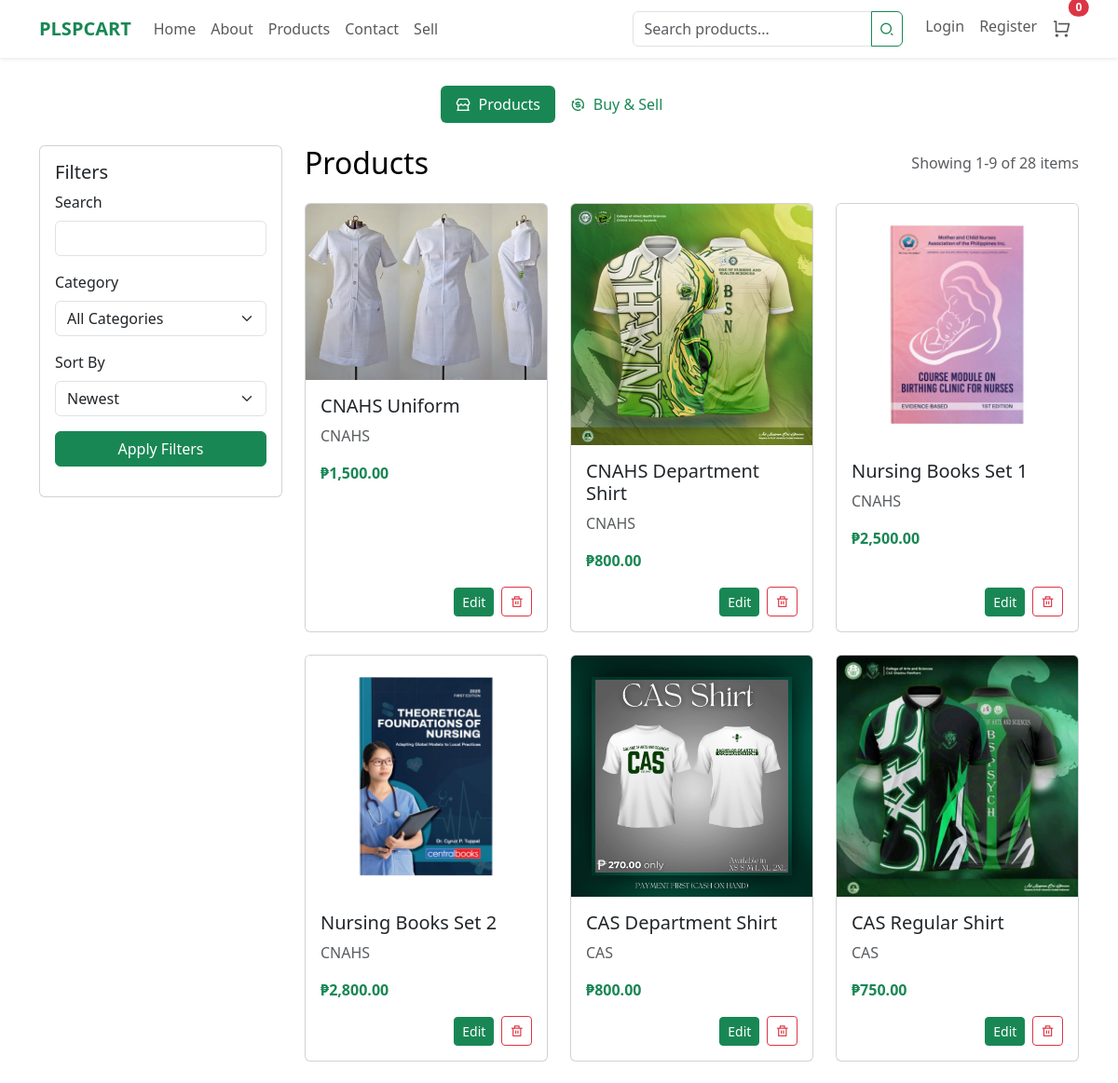
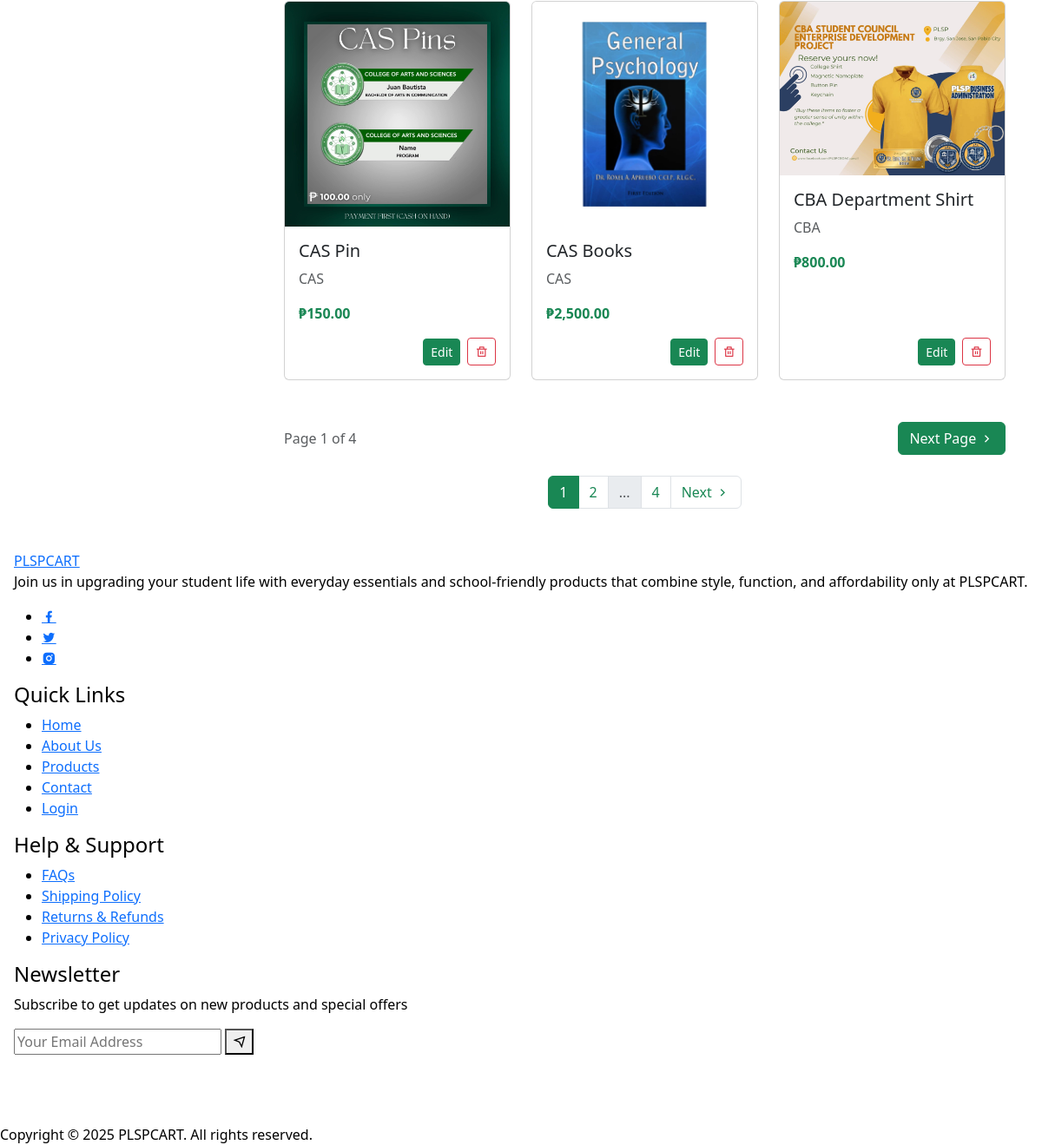
Screenshot of /admin/edit_product.php with the database file from the repository (2 pictures, top to bottom).
### tables this page shows
CREATE TABLE IF NOT EXISTS `products` (
  `id` int(11) NOT NULL AUTO_INCREMENT,
  `name` varchar(100) NOT NULL,
  `description` text DEFAULT NULL,
  `price` decimal(10,2) NOT NULL,
  `stock` int(11) NOT NULL DEFAULT 0,
  `category_id` int(11) NOT NULL,
  `seller_id` int(11) NOT NULL,
  `image` varchar(255) DEFAULT NULL,
  `featured` tinyint(1) NOT NULL DEFAULT 0,
  `created_at` timestamp NOT NULL DEFAULT current_timestamp(),
  `updated_at` timestamp NOT NULL DEFAULT current_timestamp() ON UPDATE current_timestamp(),
  PRIMARY KEY (`id`),
  KEY `category_id` (`category_id`),
  KEY `seller_id` (`seller_id`),
  CONSTRAINT `products_ibfk_1` FOREIGN KEY (`category_id`) REFERENCES `categories` (`id`) ON DELETE CASCADE,
  CONSTRAINT `products_ibfk_2` FOREIGN KEY (`seller_id`) REFERENCES `users` (`id`) ON DELETE CASCADE
);

CREATE TABLE IF NOT EXISTS `categories` (
  `id` int(11) NOT NULL AUTO_INCREMENT,
  `name` varchar(50) NOT NULL,
  `description` text DEFAULT NULL,
  `created_at` timestamp NOT NULL DEFAULT current_timestamp(),
  `updated_at` timestamp NOT NULL DEFAULT current_timestamp() ON UPDATE current_timestamp(),
  PRIMARY KEY (`id`),
  UNIQUE KEY `name` (`name`)
);

### includes/functions.php (called while the page is built, shortened)
<?php
function formatPrice($price) {
    return '₱' . number_format($price, 2);
}
?>

### admin/edit_product.php (the view, shortened to what this page needs)
<?php
require_once '../includes/functions.php';
$items_per_page = 9;
$page = isset($_GET['page']) ? (int)$_GET['page'] : 1;
$offset = ($page - 1) * $items_per_page;
$category_name = isset($_GET['category']) ? trim($_GET['category']) : '';
$search = isset($_GET['search']) ? trim($_GET['search']) : '';
$sort = isset($_GET['sort']) ? $_GET['sort'] : 'newest';
$view = isset($_GET['view']) ? $_GET['view'] : 'products';
$where_conditions = [];
$params = [];
$where_clause = $where_conditions ? 'WHERE ' . implode(' AND ', $where_conditions) : '';
$table_name = $view === 'buy-sell' ? 'buy_and_sell' : 'products';
$count_sql = "SELECT COUNT(*) FROM $table_name p LEFT JOIN categories c ON p.category_id = c.id $where_clause";
$stmt = $pdo->prepare($count_sql);
$stmt->execute($params);
$total_items = $stmt->fetchColumn();
$total_pages = ceil($total_items / $items_per_page);
$order_by = match($sort) {
    'price_low' => 'price ASC',
    'price_high' => 'price DESC',
    'name' => 'name ASC',
    default => 'created_at DESC'
};
$sql = "SELECT p.*, c.name as category_name, u.username as seller_name
        FROM $table_name p
        LEFT JOIN categories c ON p.category_id = c.id
        LEFT JOIN users u ON p.seller_id = u.id
        $where_clause
        ORDER BY $order_by
        LIMIT $items_per_page OFFSET $offset";
$stmt = $pdo->prepare($sql);
$stmt->execute($params);
$items = $stmt->fetchAll(PDO::FETCH_ASSOC);
?>
<?php include '../includes/header.php'; ?>
<link href="https://cdn.jsdelivr.net/npm/bootstrap@5.3.3/dist/css/bootstrap.min.css" rel="stylesheet">
<main class="container ">
    <div class="nav nav-pills mb-4 justify-content-center">
        <a href="edit_product.php" class="nav-link <?= $view === 'products' ? 'active' : '' ?>">
            <i class="ri-store-2-line me-1"></i> Products
        </a>
        <a href="edit_product.php?view=buy-sell" class="nav-link <?= $view === 'buy-sell' ? 'active' : '' ?>">
            <i class="ri-exchange-dollar-line me-1"></i> Buy & Sell
        </a>
    </div>
    <div class="row">
        <div class="col-md-3">
            <div class="card mb-4">
                <div class="card-body">
                    <h5 class="card-title">Filters</h5>
                    <form action="" method="GET" class="mb-3">
                        <div class="mb-3">
                            <label for="search" class="form-label">Search</label>
                            <input type="text" class="form-control" id="search" name="search" value="<?= htmlspecialchars($search) ?>">
                        </div>
                        <div class="mb-3">
                            <label for="category" class="form-label">Category</label>
                            <select class="form-select" id="category" name="category">
                                <option value="">All Categories</option>
                            </select>
                        </div>
                        <div class="mb-3">
                            <label for="sort" class="form-label">Sort By</label>
                            <select class="form-select" id="sort" name="sort">
                                <option value="newest" <?= $sort === 'newest' ? 'selected' : '' ?>>Newest</option>
                            </select>
                        </div>
                        <button type="submit" class="btn btn-success w-100">Apply Filters</button>
                    </form>
                </div>
            </div>
        </div>
        <div class="col-md-9">
            <div class="d-flex justify-content-between align-items-center mb-4">
                <h2 class="mb-0"><?= $view === 'buy-sell' ? 'Buy & Sell Items' : 'Products' ?></h2>
                <span class="text-muted">Showing <?= min($offset + 1, $total_items) ?>-<?= min($offset + $items_per_page, $total_items) ?> of <?= $total_items ?> items</span>
            </div>
            <?php if (empty($items)): ?>
                <div class="alert alert-info">No items found matching your criteria.</div>
            <?php else: ?>
                <div class="row">
                    <?php foreach ($items as $item): ?>
                        <div class="col-md-4 mb-4">
                            <div class="card h-100">
                                <img src="../assets/images/<?= $view === 'buy-sell' ? 'buy_and_sell' : 'product_images' ?>/<?= htmlspecialchars($item['image']) ?>"
                                    class="card-img-top"
                                    alt="<?= htmlspecialchars($item['name']) ?>"
                                    onerror="this.src='../assets/images/<?= $view === 'buy-sell' ? 'buy_and_sell' : 'product_images' ?>/default.jpg'">
                                <div class="card-body d-flex flex-column justify-content-between">
                                    <div>
                                        <h5 class="card-title"><?= htmlspecialchars($item['name']) ?></h5>
                                        <p class="card-text text-muted"><?= htmlspecialchars($item['category_name']) ?></p>
                                        <p class="card-text text-success fw-bold"><?= formatPrice($item['price']) ?></p>
                                    </div>
                                    <div class="d-flex justify-content-end align-items-center gap-2 mt-3">
                                        <?php if ($view !== 'buy-sell'): ?>
                                            <button type="button"
                                                class="btn btn-success btn-sm btn-edit"
                                                data-id="<?= $item['id'] ?>"
                                                data-name="<?= htmlspecialchars($item['name'], ENT_QUOTES) ?>"
                                                data-price="<?= $item['price'] ?>"
                                                data-description="<?= htmlspecialchars($item['description'], ENT_QUOTES) ?>"
                                                data-category="<?= htmlspecialchars($item['category_name'], ENT_QUOTES) ?>"
                                                data-view="<?= $view ?>">
                                                Edit
                                            </button>
                                        <?php endif; ?>
                                        <form method="POST" action="delete_product.php" onsubmit="return confirm('Are you sure you want to delete this item?');" style="margin: 0;">
                                            <button type="submit" class="btn btn-outline-danger btn-sm" title="Delete">
                                                <i class="ri-delete-bin-line"></i>
                                            </button>
                                        </form>
                                    </div>
                                </div>
                            </div>
                        </div>
                    <?php endforeach; ?>
                </div>
                <?php if ($total_pages > 1): ?>
                    <div class="d-flex justify-content-between align-items-center mt-4 mb-4">
                        <div class="text-muted">
                            Page <?= $page ?> of <?= $total_pages ?>
                        </div>
                        <div>
                            <?php if ($page < $total_pages): ?>
                                <a href="?page=<?= $page + 1 ?>&category=<?= urlencode($category_name) ?>&search=<?= urlencode($search) ?>&sort=<?= $sort ?><?= $view === 'buy-sell' ? '&view=buy-sell' : '' ?>"
                                   class="btn btn-success">
                                    Next Page <i class="ri-arrow-right-s-line"></i>
                                </a>
                            <?php endif; ?>
                        </div>
                    </div>
                    <nav aria-label="Page navigation" class="mt-4">
                        <ul class="pagination justify-content-center">
                                <?php endif;
                            for ($i = max(1, $page - 1); $i <= min($total_pages, $page + 1); $i++): ?>
                                <li class="page-item <?= $i === $page ? 'active' : '' ?>">
                                    <a class="page-link <?= $i === $page ? 'bg-success border-success' : 'text-success' ?>" href="?page=<?= $i ?>&category=<?= urlencode($category_name) ?>&search=<?= urlencode($search) ?>&sort=<?= $sort ?><?= $view === 'buy-sell' ? '&view=buy-sell' : '' ?>"><?= $i ?></a>
                                </li>
                            <?php endfor;
                            if ($page < $total_pages - 1): ?>
                                <?php if ($page < $total_pages - 2): ?>
                                    <li class="page-item disabled"><span class="page-link">...</span></li>
                                <?php endif; ?>
                                <li class="page-item">
                                    <a class="page-link text-success" href="?page=<?= $total_pages ?>&category=<?= urlencode($category_name) ?>&search=<?= urlencode($search) ?>&sort=<?= $sort ?><?= $view === 'buy-sell' ? '&view=buy-sell' : '' ?>"><?= $total_pages ?></a>
                                </li>
                            <?php endif; ?>
                            <?php if ($page < $total_pages): ?>
                                <li class="page-item">
                                    <a class="page-link text-success" href="?page=<?= $page + 1 ?>&category=<?= urlencode($category_name) ?>&search=<?= urlencode($search) ?>&sort=<?= $sort ?><?= $view === 'buy-sell' ? '&view=buy-sell' : '' ?>">
                                        Next <i class="ri-arrow-right-s-line"></i>
                                    </a>
                                </li>
                            <?php endif; ?>
                        </ul>
                    </nav>
                <?php endif; ?>
            <?php endif; ?>
        </div>
    </div>
</main>
<?php include 'includes/footer.php'; ?>

### assets/css/homepage.css (style rules this page uses)
body { background: var(--extra-light) !important; color: var(--text-dark) !important; font-family: "Poppins", sans-serif; }
main { width: 100%; max-width: 1200px; margin: 0 auto; padding: 2rem 1rem 0 1rem; }

### includes/header.php (style rules this page uses)
.nav-link { padding-top: 0.5rem; padding-bottom: 0.5rem; }

### admin/edit_product.php (style rules this page uses)
.nav-pills .nav-link.active, .nav-pills .show > .nav-link { background-color: #198754 !important; color: #fff !important; }
.nav-pills .nav-link { color: #198754; }

### rows the page displays
products: image+name (picture), name "CNAHS Uniform", category.name "CNAHS", price "₱1,500.00"
products: image (picture), name "CNAHS Department Shirt", category.name "CNAHS", price "₱800.00"
products: image (picture), name "Nursing Books Set 1", category.name "CNAHS", price "₱2,500.00"
products: image (picture), name "Nursing Books Set 2", category.name "CNAHS", price "₱2,800.00"
products: image (picture), name "CAS Department Shirt", category.name "CAS", price "₱800.00"
products: image (picture), name "CAS Regular Shirt", category.name "CAS", price "₱750.00"
products: image+name (picture), name "CAS Pin", category.name "CAS", price "₱150.00"
products: image (picture), name "CAS Books", category.name "CAS", price "₱2,500.00"
products: image (picture), name "CBA Department Shirt", category.name "CBA", price "₱800.00"

### other values shown
min($offset + 1, $total_items) "1"
min($offset + $items_per_page, $total_items) "9"
$total_items "28"
$page "1"
$total_pages "4"
